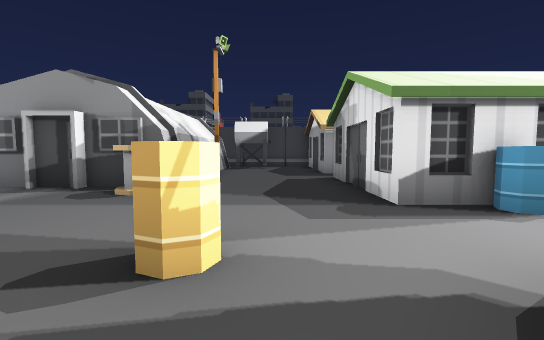
View 1 (above)

19 first-person views from a walk through a Unity game level. The camera is 1.3 m above the floor, tilts 4° down and sees 90° across. The floor is counted in squares, 2 m on a side. Each view is taken from the middle of a square. On the plan, view 1 faces up. The plan holds only what a view shows up to about 9 squares ahead; the rest is blank. The place goes on beyond the plan. The player character is not drawn. Some animated figures are left out. Some surface patterns are stand-ins.

View 2
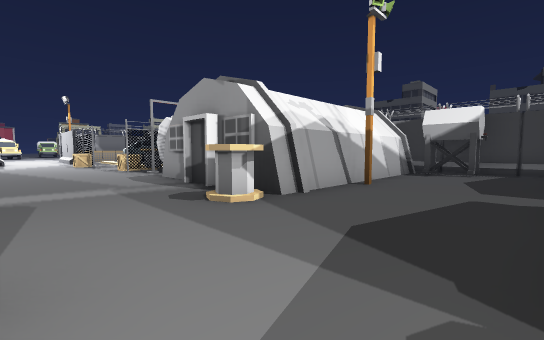

View 3
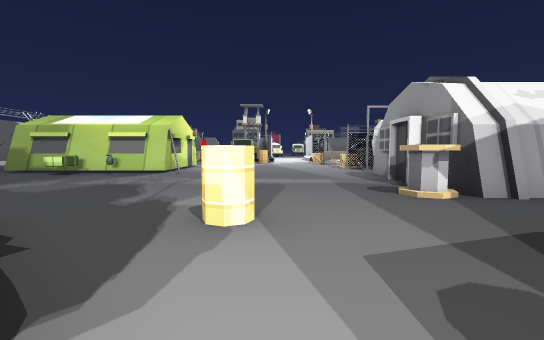

View 4
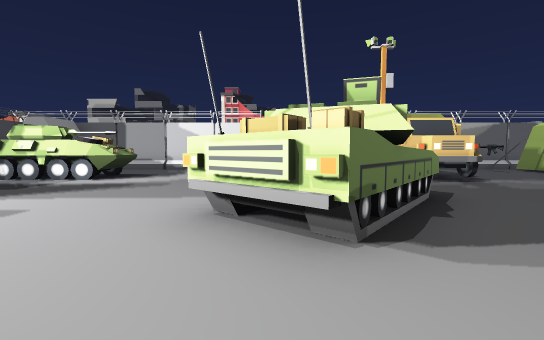

View 5
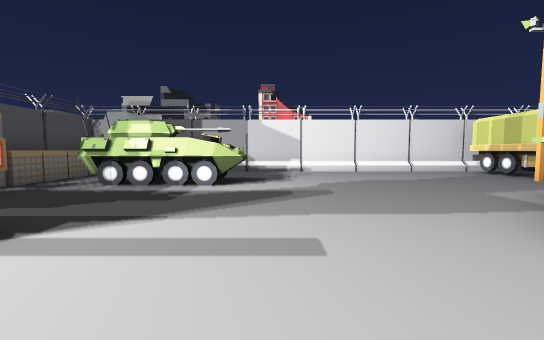

View 6
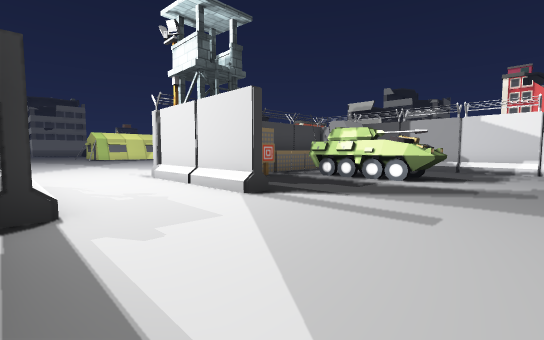

View 7
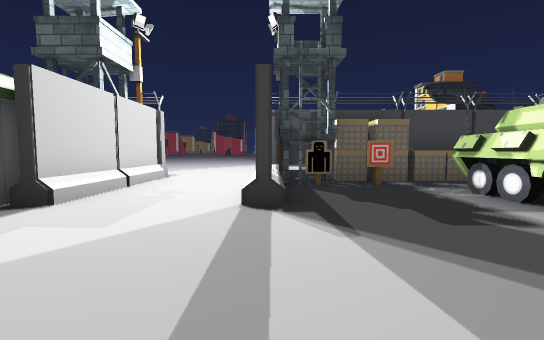

View 8
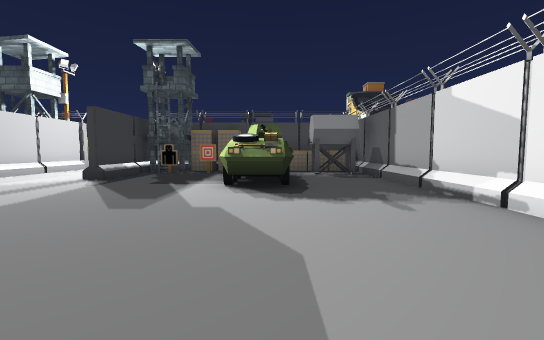

View 9
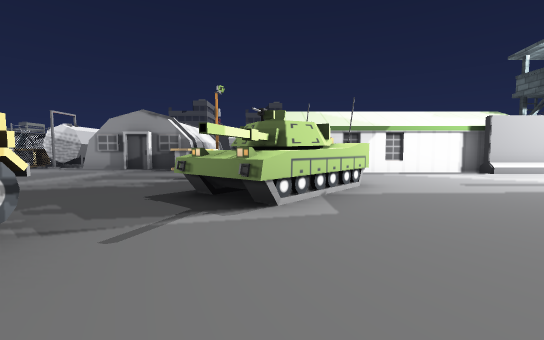

View 10
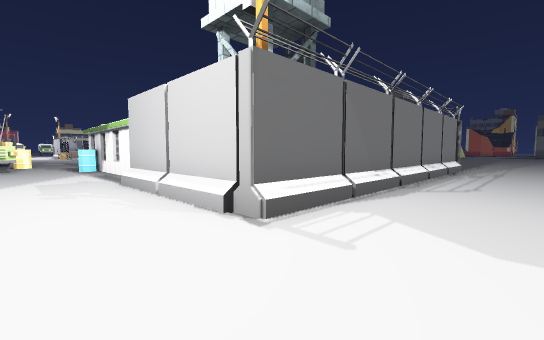

View 11
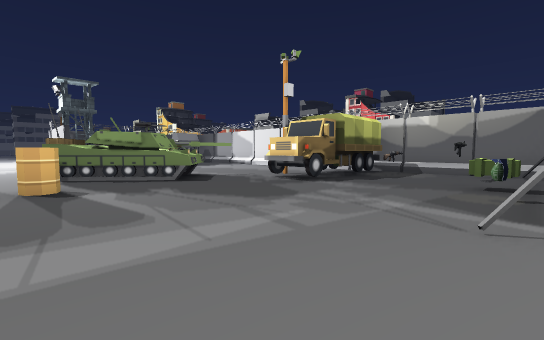

View 12
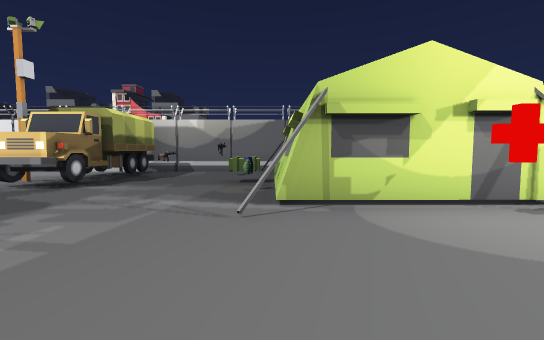

View 13
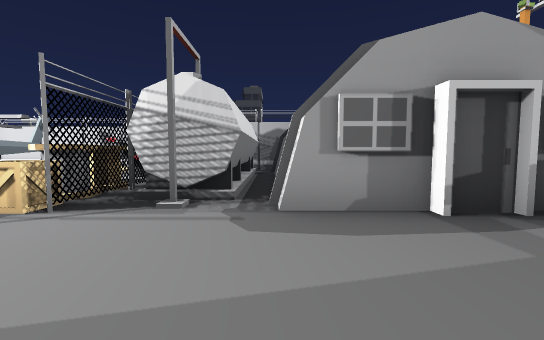

View 14
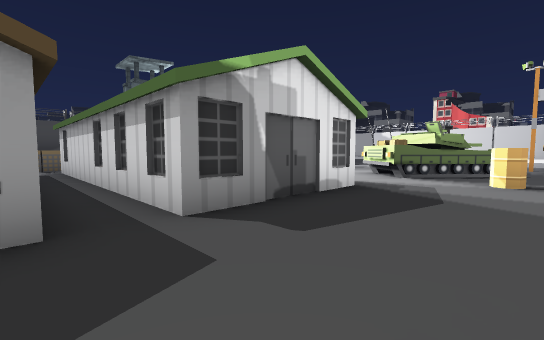

View 15
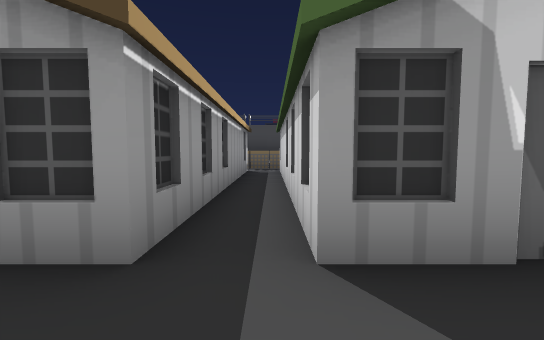

View 16
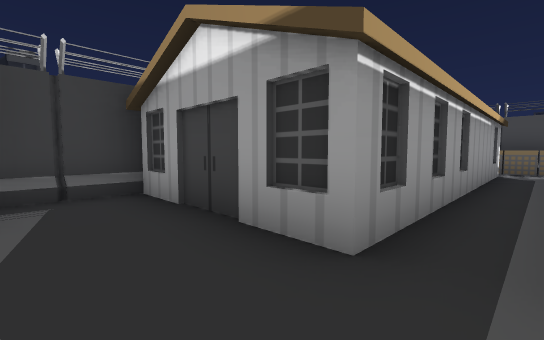

View 17
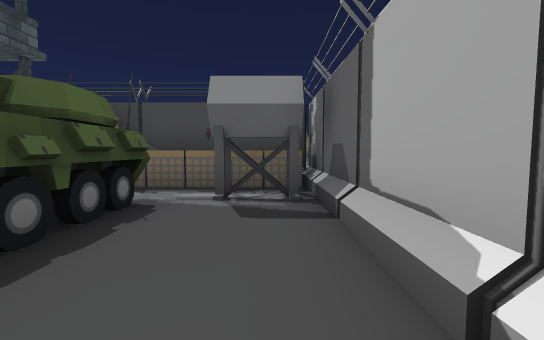

View 18
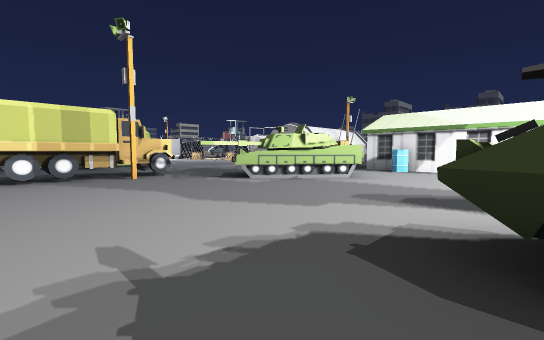

View 19
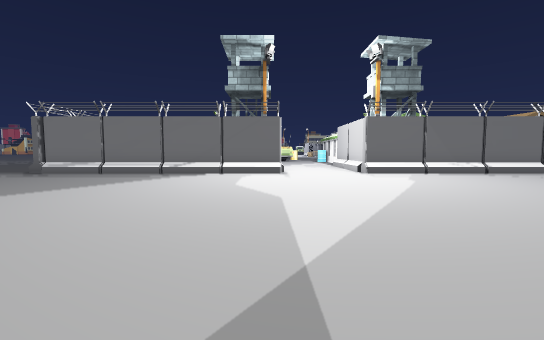

### Floor plan
Key: @ floor where view 1 was taken; # wall or solid block; . floor; / step, stairs or slope; ^ raised ledge; B building; P pole; A barrel; T tank; F fence; C crate; R truck; W tower; O other object.
Columns run from 8 left of view 1 to 19 right of it. Each row starts with its distance up from view 1.
 12       //###        /..
 11       BTT.#        #..
 10  #B   B...#        #..
  9  #B   B...#        #..
  8  #B   B...########O#..
  7 F#B   BP..........O#..
  6 F#B   B...######## #..
  5 F#B###B...#       W#...
  4 ......O...# ###   W#....
  3 ...........A...####P.....
  2 .......A..................
  1  ........##................
  0 ........@##.....##WP........
 -1 ###.....^##......WW#.......
 -2   #......^.......OO#......
 -3   #...RR......OOOOO#.....
 -4   #C..RP......OOOOO#....
 -5   #...RR.........TO#...
 -6   #..ORR.........TO#..
 -7  ###################.
 -8                   ..

Where each view was taken, in squares from view 1:
view 1: 0 up, 0 right, facing up
view 2: 2 up, 1 right, facing up-left
view 3: 2 up, 2 right, facing left
view 4: 3 up, 2 right, facing down
view 5: 2 up, 5 right, facing down
view 6: 3 up, 4 right, facing down-right
view 7: 0 up, 4 right, facing right
view 8: 4 down, 1 right, facing right
view 9: 5 down, 1 right, facing up
view 10: 1 up, 13 right, facing up-left
view 11: 2 up, 6 left, facing down-right
view 12: 2 up, 6 left, facing down
view 13: 2 up, 6 left, facing up
view 14: 8 up, 1 left, facing down-right
view 15: 7 up, 0 right, facing right
view 16: 7 up, 0 right, facing up-right
view 17: 6 down, 5 right, facing right
view 18: 6 down, 6 right, facing up-left
view 19: 0 up, 19 right, facing left
